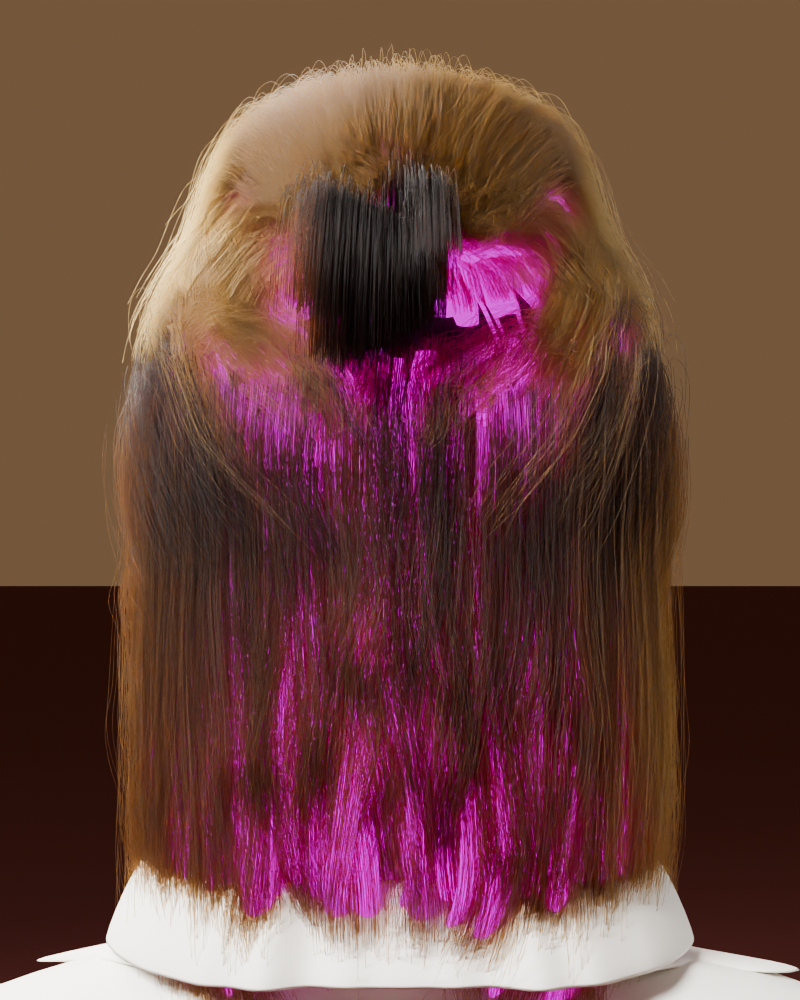
#> input picture work/hair-session-e53bbed9/scan/scan_lock_back.png, 800 x 1000 px, given in place of scan_n_top.png, which was not available
$ python patchscan.py
#> lines starting #> are read from the running program, lines starting #| are printed output that depends on the picture; after the words box and inside, x2 and y2 are one past the last pixel; in counts of white or black regions, pixels touching at a corner belong together
#> further down, n is the input picture: shape (1000, 800, 3); mean B, G, R 63.1, 69.4, 108
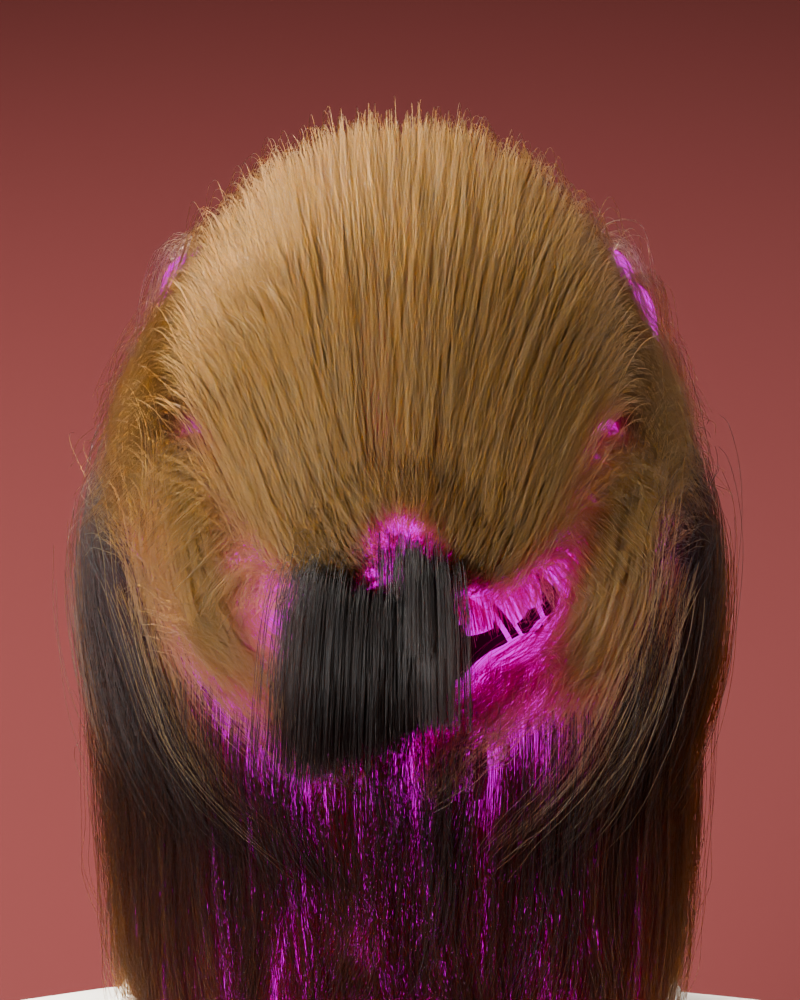
#> input picture work/hair-session-e53bbed9/scan/scan_lock_crown.png, 800 x 1000 px, given in place of scan_lock_top.png, which was not available
import cv2, numpy as np, sys
D="/private/tmp/claude-501/-Users-nick/e53bbed9-cca3-49b0-bf6a-b54722760597/scratchpad/scan"
def mag(im):
    f=im.astype(np.float32)/255.0; b,g,r=f[...,0],f[...,1],f[...,2]
#> after `b, g, r = (f[..., 0], f[..., 1], f[..., 2])`:
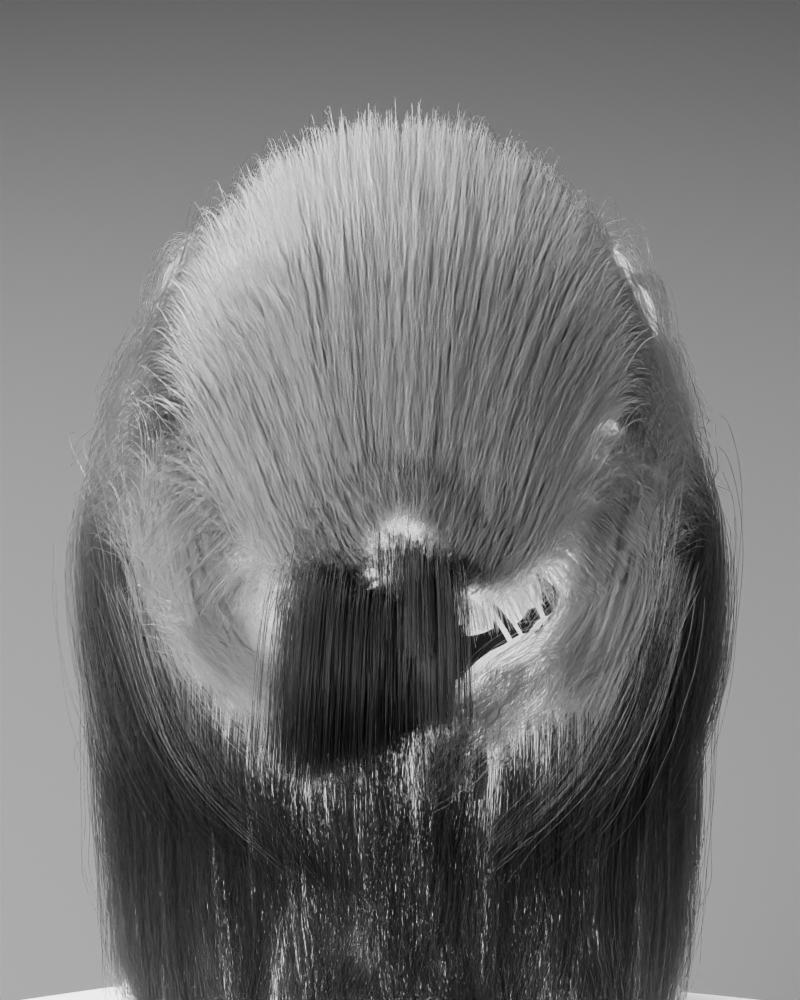
#> r: shape (1000, 800) float32; min 0.00392, max 0.937, mean 0.447
    return (r>0.45)&(b>0.40)&(g<0.55*np.minimum(r,b))
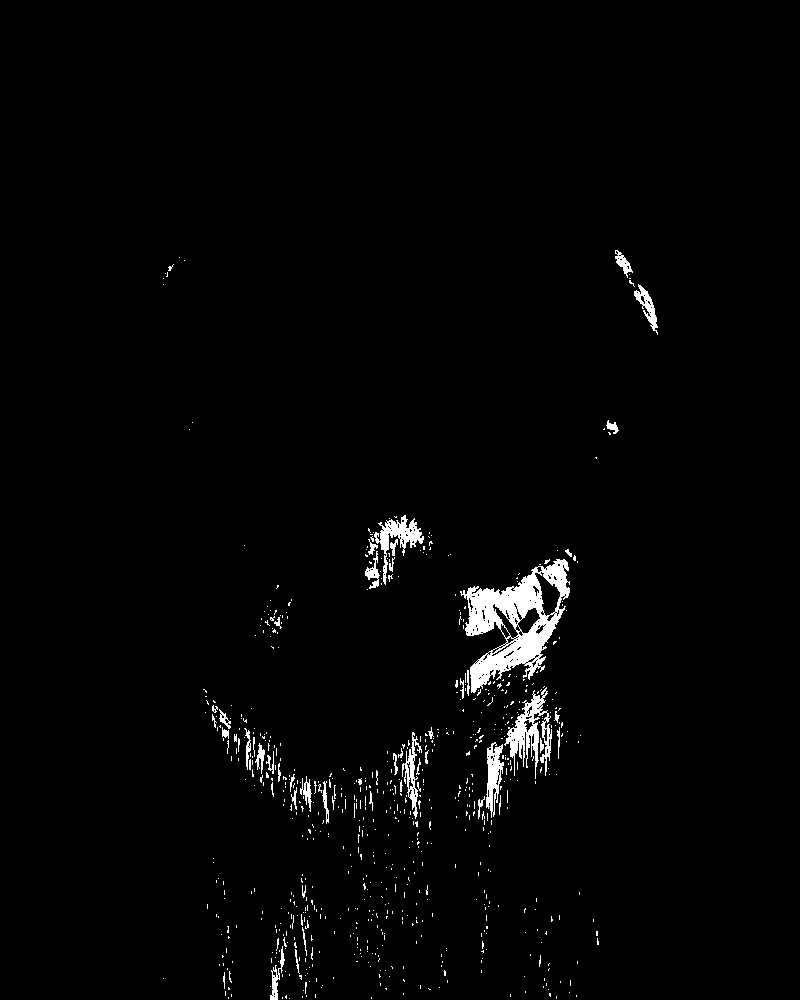
#> returned value: shape (1000, 800) bool; 1.9% white; 733 white regions (681 under 20 px), largest, box (x1, y1, x2, y2) and area: (460, 559, 570, 693) 5972, (504, 687, 552, 779) 1588, (374, 515, 424, 585) 986
P,S=40,20
out=[]
for k in ("top","crown","back","ear","front"):
    n=cv2.imread(f"{D}/scan_n_{k}.png"); L=mag(cv2.imread(f"{D}/scan_lock_{k}.png")); K=mag(cv2.imread(f"{D}/scan_skin_{k}.png"))
    h,w=L.shape; rows=int(h*0.80)
#> after `h, w = L.shape`: h = 1000; w = 800
#> after `rows = int(h * 0.8)`: rows = 800
    bg=np.median(n[:20,:20].reshape(-1,3),axis=0); fg=(np.abs(n.astype(np.float32)-bg).max(axis=2)>20)
#> after `bg = np.median(n[:20, :20].reshape(-1, 3), axis=0)`: bg = [59, 87, 116]
#> after `fg = np.abs(n.astype(np.float32) - bg).max(axis=2) > 20`: fg: shape (1000, 800) bool; 69.5% white; 1138 black regions (1036 under 20 px), largest, box (x1, y1, x2, y2) and area: (0, 0, 800, 589) 223304, (119, 354, 224, 737) 6725, (312, 127, 376, 193) 1467
    fg[rows:]=False
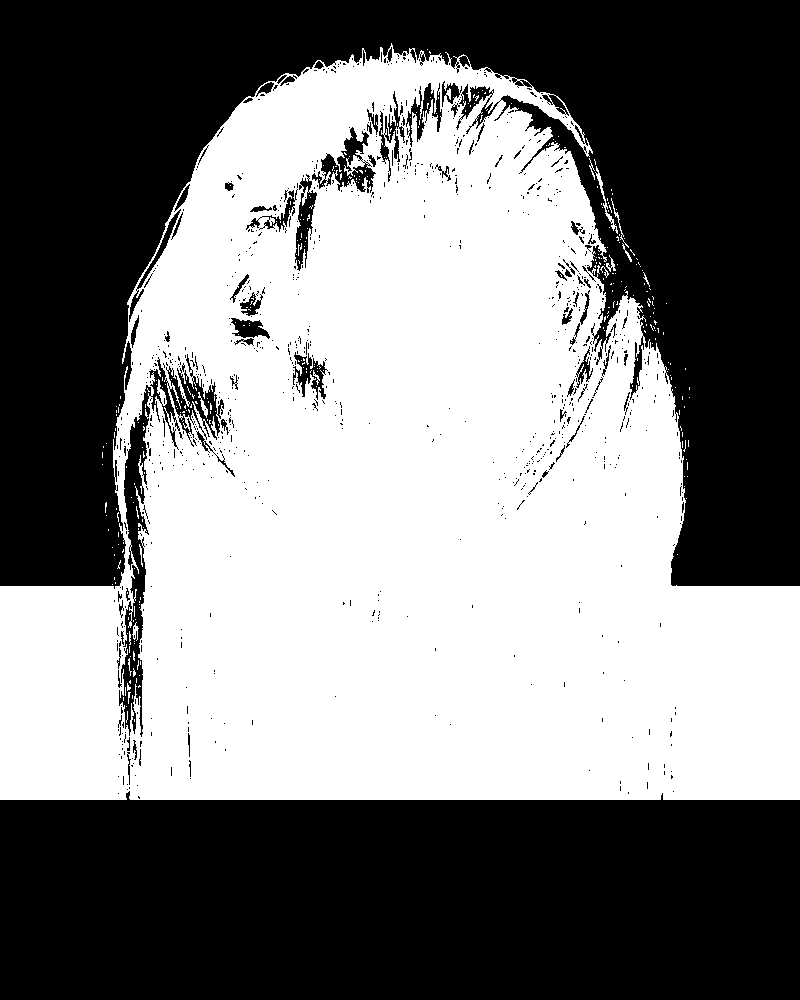
#> fg: shape (1000, 800) bool; 49.7% white; 327 white regions (313 under 20 px), largest, box (x1, y1, x2, y2) and area: (0, 43, 800, 800) 395833, (595, 166, 618, 234) 192, (611, 198, 629, 248) 78
    nf=max(1,int(fg.sum()))
#> nf = 397559
    lockpx=int((L&fg).sum()); skinpx=int((K&fg).sum())
#> after `lockpx = int((L & fg).sum())`: lockpx = 12864
#> after `skinpx = int((K & fg).sum())`: skinpx = 12864
    # sliding window = a "convolution" with a PxP box kernel over the masks
    k1=np.ones((P,P),np.float32)/(P*P)
    Lm=cv2.filter2D(L.astype(np.float32),-1,k1)[P//2::S,P//2::S]; Km=cv2.filter2D(K.astype(np.float32),-1,k1)[P//2::S,P//2::S]
    fm=cv2.filter2D(fg.astype(np.float32),-1,k1)[P//2::S,P//2::S]
    # only patches that are mostly hair/foreground
    valid=fm>0.6
#> valid: shape (49, 39) bool; 50.2% white; 3 black regions (1 under 20 px), largest, box (x1, y1, x2, y2) and area: (0, 0, 39, 29) 559, (0, 39, 39, 49) 390
    lockp=np.where(valid,Lm,0); skinp=np.where(valid,Km,0)
    def worst(m,name,n=5):
#> called with name = 'ribbon', n = 5
        idx=np.dstack(np.unravel_index(np.argsort(-m.ravel()),m.shape))[0][:n]
#> idx = [[29, 25], [29, 24], [32, 25], [31, 25], [30, 24]]
        return [(name,int(j*S+P//2),int(i*S+P//2),round(float(m[i,j]),2)) for i,j in idx if m[i,j]>0.02]
    ww=worst(lockp,"ribbon")+worst(skinp,"skin")
#> ww = 10 items, first 6: ('ribbon', 520, 600, 0.73), ('ribbon', 500, 600, 0.69), ('ribbon', 520, 660, 0.66), ('ribbon', 520, 640, 0.66), ('ribbon', 500, 620, 0.62), ('skin', 520, 600, 0.73)
    out.append((k,lockpx,skinpx,nf,(lockp>0.25).sum(),(skinp>0.10).sum(),ww))
    vis=n.copy(); vis[L&fg]=(0,255,255); vis[K&fg]=(255,255,0)
    for nme,x,y,v in ww:
        cv2.rectangle(vis,(x-P//2,y-P//2),(x+P//2,y+P//2),(0,0,255) if nme=="ribbon" else (255,0,0),2)
#> this loop made 10 passes
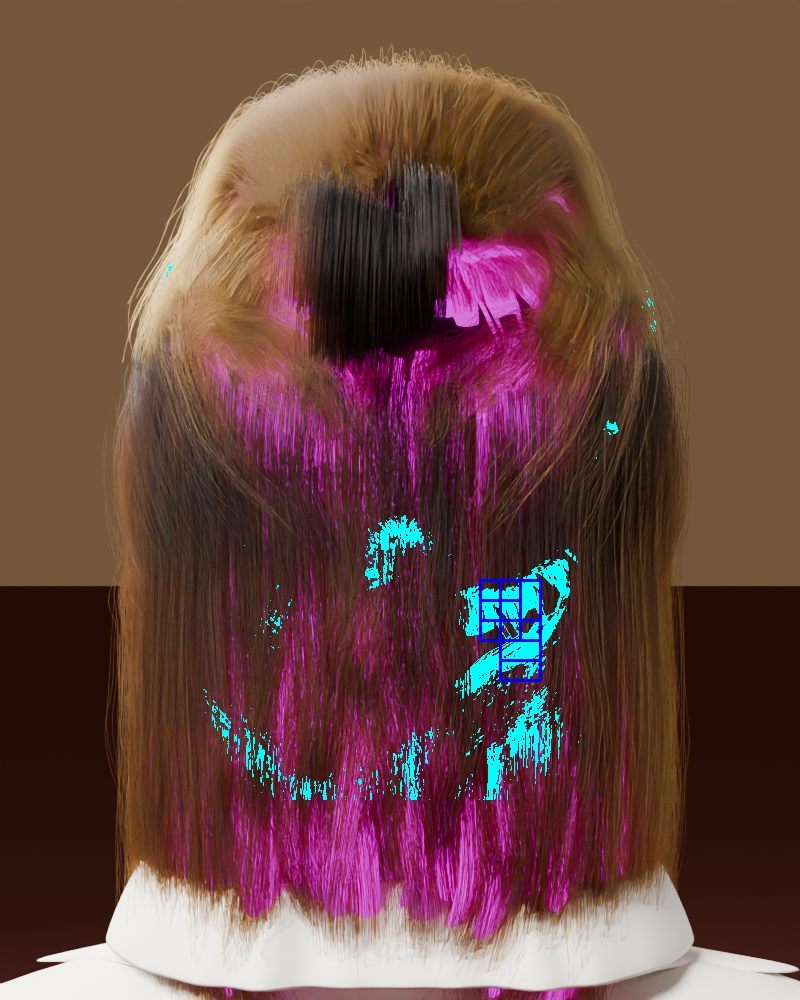
#> vis: shape (1000, 800, 3); mean B, G, R 66.7, 72.7, 106.7
#> (the run stopped early here; a loop or call above may not have finished)
